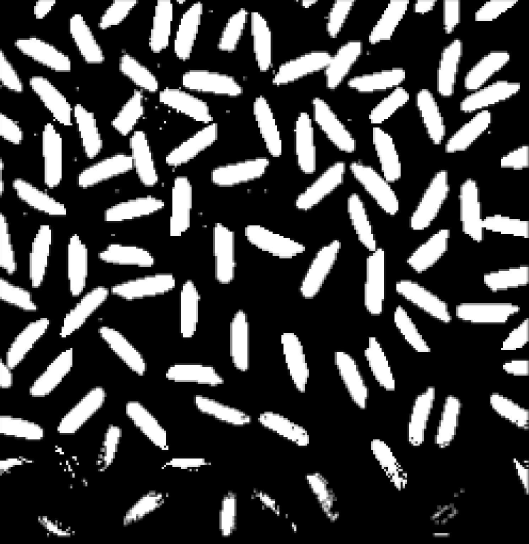
#> input picture images/q01.PNG, 529 x 544 px, found by its file name
$ jupyter execute q01_deteccao.ipynb
#> lines starting #> are read from the running program, lines starting #| are printed output that depends on the picture; after the words box and inside, x2 and y2 are one past the last pixel; in counts of white or black regions, pixels touching at a corner belong together
<a href="https://colab.research.google.com/github/LyndainesSantos/detection_methods/blob/main/q01_deteccao.ipynb" target="_parent"></a>

[cell 1]
import cv2
import matplotlib.pyplot as plt

[cell 2]
# Carregar a imagem
img = cv2.imread('/content/images/q01.PNG', cv2.IMREAD_GRAYSCALE)
#> img is the input picture: shape (544, 529); min 0, max 255, mean 64.2

[cell 3]
def img_binary(image):
    _, image_binary = cv2.threshold(image, 127, 255, cv2.THRESH_BINARY)
    return image_binary
def preprocessing_binary(imagem):
    # Garantir que a imagem é binária (0s e 255s)
    image_binary = img_binary(img)
#> in img_binary, `_, image_binary = cv2.threshold(image, 127, 255, cv2.THRESH_BINARY)`:
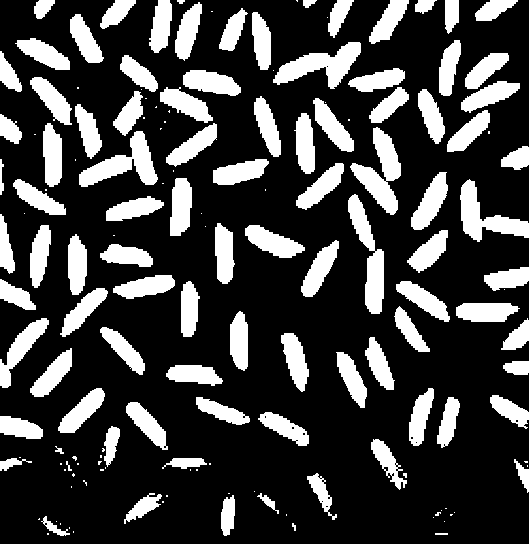
#> image_binary: shape (544, 529); 25% white; 159 white regions (63 under 20 px)

    contours_binary, _ = cv2.findContours(image_binary, cv2.RETR_EXTERNAL, cv2.CHAIN_APPROX_SIMPLE)

    print("Quantidade de objetos na imagem: ", len(contours_binary))

    return contours_binary

def preprocessing_gauss(image):

    # Aplicar um filtro Gaussiano para suavizar a imagem e reduzir o ruído
    image_gauss = cv2.GaussianBlur(image, (5, 5), 0)

    image_binary = img_binary(image_gauss)
    kernel = cv2.getStructuringElement(cv2.MORPH_RECT, (3, 3))
    image_morphology = cv2.morphologyEx(image_binary, cv2.MORPH_OPEN, kernel)

    contours_gauss, _ = cv2.findContours(image_morphology, cv2.RETR_EXTERNAL, cv2.CHAIN_APPROX_SIMPLE)

    print("Quantidade de objetos na imagem: ", len(contours_gauss))

    return contours_gauss

def draw_contours(image, contours):
    # Desenhar os contornos na imagem
    image_contours = cv2.cvtColor(image, cv2.COLOR_GRAY2BGR)  # Convertendo para RGB para desenhar em cores
    cv2.drawContours(image_contours, contours, -1, (0, 255, 0), 2)
    return image_contours

def display_img(image, position, title):
    # Mostrar a imagem
    plt.subplot(1, 3, position)
    plt.imshow(image, cmap='gray')
    plt.title(title)
    plt.axis('off')

[cell 4]
contoursBinary = preprocessing_binary(img)
#> in preprocessing_binary, `contours_binary, _ = cv2.findContours(image_binary, cv2.RETR_EXTERNAL,..`: contours_binary = 159 contours, 68 with area under 20; largest, box (x1, y1, x2, y2) and area: (350, 127, 401, 215) 1798, (273, 42, 361, 89) 1701, (79, 131, 158, 187) 1678, (348, 194, 384, 314) 1666, (460, 179, 529, 242) 1577
#| Quantidade de objetos na imagem:  159
#> contoursBinary has the same summary as contours_binary in preprocessing_binary
contoursGauss = preprocessing_gauss(img)
#> in preprocessing_gauss, `image_gauss = cv2.GaussianBlur(image, (5, 5), 0)`:
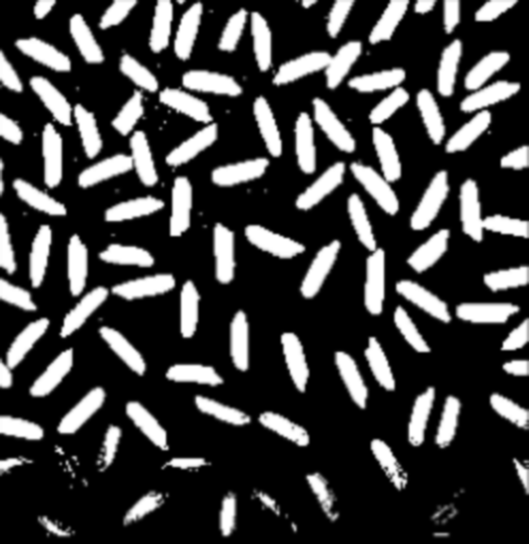
#> image_gauss: shape (544, 529); min 0, max 255, mean 64.2
#> in img_binary (call 2), `_, image_binary = cv2.threshold(image, 127, 255, cv2.THRESH_BINARY)`:
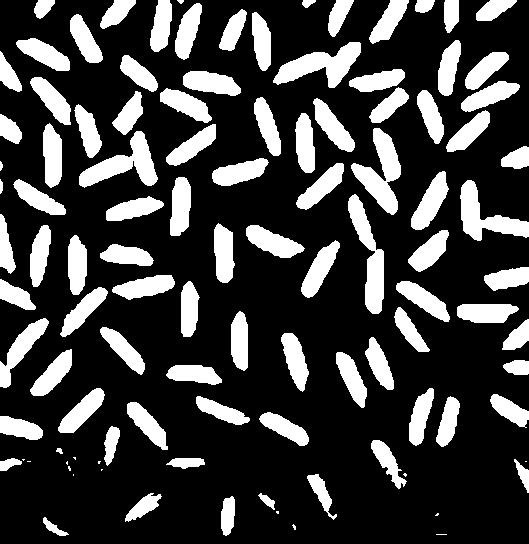
#> image_binary: shape (544, 529); 24.9% white; 108 white regions (15 under 20 px), largest, box (x1, y1, x2, y2) and area: (351, 128, 401, 215) 1934, (273, 42, 361, 88) 1859, (79, 131, 158, 188) 1829
#> in preprocessing_gauss, `image_morphology = cv2.morphologyEx(image_binary, cv2.MORPH_OPEN, kern..`:
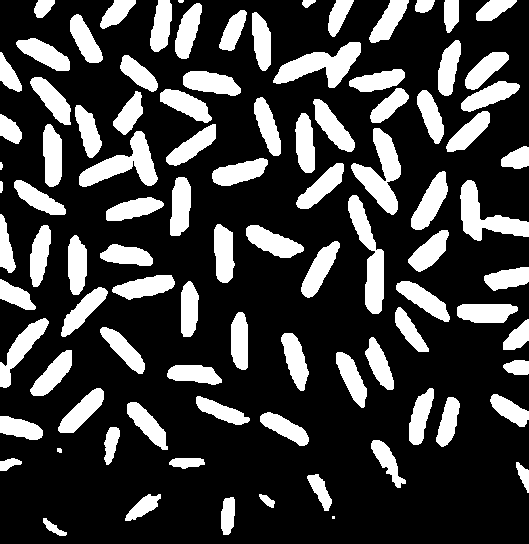
#> image_morphology: shape (544, 529); 24.8% white; 95 white regions (2 under 20 px)
#> in preprocessing_gauss, `contours_gauss, _ = cv2.findContours(image_morphology, cv2.RETR_EXTERN..`: contours_gauss = 95 contours, 4 with area under 20; largest, box (x1, y1, x2, y2) and area: (351, 128, 401, 215) 1813, (273, 42, 361, 88) 1746, (79, 131, 158, 187) 1709, (348, 195, 384, 314) 1684, (460, 180, 529, 241) 1591
#| Quantidade de objetos na imagem:  95
#> contoursGauss has the same summary as contours_gauss in preprocessing_gauss
img_0 = draw_contours(img, contoursBinary)
img_1 = draw_contours(img, contoursGauss)
#> in draw_contours (call 2), `cv2.drawContours(image_contours, contours, -1, (0, 255, 0), 2)`:
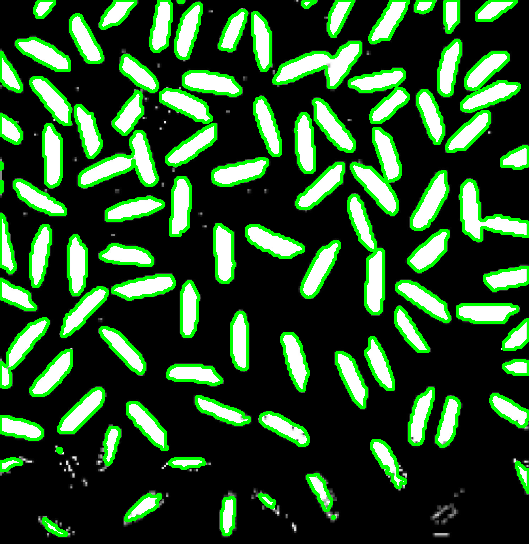
#> image_contours: shape (544, 529, 3); mean B, G, R 43.7, 77.1, 43.7

[cell 5]
plt.figure(figsize=(10, 8))
display_img(img, 1, 'Imagem Original')
display_img(img_0, 2, f'Imagem sem filtro \n{len(contoursBinary)} objetos detectados')
display_img(img_1, 3, f'Imagem com filtro \n{len(contoursGauss)} objetos detectados')
plt.show()
